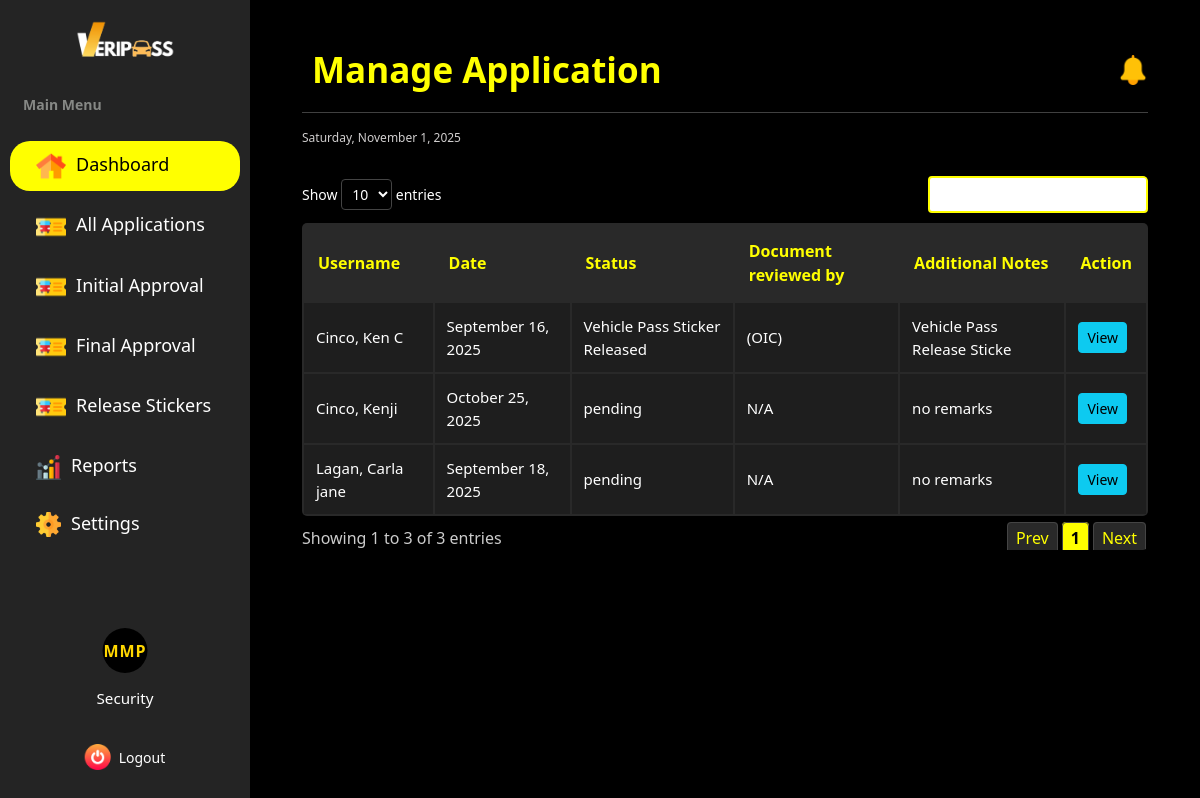
Screenshot of /dashboard/security/manage_application/ (signed in) with the database file from the repository.
### vehicle_pass/models.py (models this page shows, shortened)
class BaseModel(models.Model):
    created_at = models.DateTimeField(auto_now_add=True, db_index=True)
    updated_at = models.DateTimeField(auto_now=True)
    class Meta:
        abstract = True

class Registration(BaseModel):
    STATUS_CHOICES = [
        ('no application', 'No Application'),
        ('application submitted', 'Application Submitted'),
        ('initial approval', 'Waiting for Approval by OIC'),
        ('final approval', 'Waiting for Final Approval by GSO - Director'),
        ('approved', 'Approved'),
        ('sticker released', 'Vehicle Pass Sticker Released'),
        ('rejected', 'Rejected')
    ]
    registration_number = models.BigAutoField(primary_key=True)
    user = models.ForeignKey(UserProfile, on_delete=models.CASCADE)
    vehicle = models.ForeignKey(Vehicle, on_delete=models.CASCADE)
    files = models.URLField(max_length=255)
    status = models.CharField(max_length=85, choices=STATUS_CHOICES, default='no application')
    remarks = models.TextField(null=True)
    initial_approved_by = models.ForeignKey(SecurityProfile, on_delete=models.CASCADE, related_name='initial_approval', null=True, blank=True)
    final_approved_by = models.ForeignKey(SecurityProfile, on_delete=models.CASCADE, related_name='final_approval', null=True, blank=True)
    date_of_filing = models.DateTimeField(auto_now_add=True)
    sticker_released_date = models.DateField(blank=True, null=True)
    e_signature = models.ImageField(upload_to='signature/')
    printed_name = models.CharField(max_length=125)
    signature_date = models.DateTimeField(null=True, blank=True)

class UserProfile(BaseModel):
    ROLE_CHOICES = [('user', 'User'),
        ('security', 'Security'),
        ('admin', 'Admin')
        ]
    SCHOOL_ROLE_CHOICES = [('student', 'Student'),
                           ('faculty & staff', 'Faculty and Staff'),
                           ('university official', 'University Official')
    ]
    COLLEGE_CHOICES = [('CAD', 'College of Architecture and Design'),
                       ('CAH', 'College of Arts and Humanities'),
                       ('CBA', 'College of Business and Accountancy'),
                       ('CCJE', 'College of Criminal Justice and Education'),
                       ('CoE', 'College of Engineering'),
                       ('CHTM', 'College of Hospitality Management and Tourism'),
                       ('CNHS', 'College of Nursing and Health Sciences'),
                       ('CS', 'College of Sciences'),
                       ('CTE', 'College of Teacher Education'),
    ]
    YEAR_LEVEL_CHOICES = [('first year', 'First Year'),
                          ('second year', 'Second Year'),
                          ('third year', 'Third Year'),
                          ('fourth year', 'Fourth year'),
                          ('fifth year', 'Fifth Year')
    ]
    OFFICE_CHOICES = [
        ('university president', 'University President'),
        ('university president coa', 'University President COA'),
        ('office of the university secretary', 'Office of the University Secretary'),
        ('legal office', 'Legal Office (Data Privacy Office)'),
        ('planning and development office', 'Planning and Development Office'),
        ('office of the internal audit services', 'Office of the Internal Audit Services (QMS)'),
        ('public information office', 'Public Information Office'),
        ('alumni affairs office', 'Alumni Affairs Office'),
        ('academic council', 'Academic Council'),
        ('administrative council', 'Administrative Council'),
        ('research and extension council', 'Research and Extension Council'),
        ('management committee', 'Management Committee'),
        ('university ethics committee', 'University Ethics Committee'),
        ('gender and development office', 'Gender and Development Office'),
        ('international affairs and linkages office', 'International Affairs and Linkages Office'),
        ('office of the vice president for finance and administration', 'Office of the Vice President for Finance and Administration'),
        ('bids and awards committee', 'Bids and Awards Committee'),
        ('administrative management office', 'Administrative Management Office'),
        ('records archives management office', 'Records Archives Management Office'),
        ('human resource management office', 'Human Resource Management Office'),
        ('faculty and staff development unit', 'Faculty and Staff Development Unit'),
        ('health services office', 'Health Services Office'),
        ('management information system information office', 'Management Information System Information Office'),
        ('security office', 'Security Office'),
        ('supply and property management office', 'Supply and Property Management Office'),
        ('disaster risk reduction and management office', 'Disaster Risk Reduction and Management Office'),
        ('project management office', 'Project Management Office'),
        ('general services office', 'General Services Office'),
        ('utility and environmental management office', 'Utility and Environmental Management Office'),
        ('motorpool office', 'Motorpool Office'),
        ('finance management service offices (cfo)', 'Finance Management Service Offices (CFO)'),
        ('accounting office', 'Accounting Office'),
        ('processing unit', 'Processing Unit'),
        ('student accounts & assessment', 'Student Accounts & Assessment'),
        ('financial reporting', 'Financial Reporting'),
        ('budget office', 'Budget Office'),
        ('production services/income generating projects office', 'Production Services/Income Generating Projects Office'),
        ('production', 'Production'),
        ('sifma', 'SIFMA'),
        ('university bookstore', 'University Bookstore'),
        ('auxiliary services - canteen', 'Auxiliary Services - Canteen'),
        ('auxiliary services - hostel', 'Auxiliary Services - Hostel'),
        ('auxiliary services - dormitory', 'Auxiliary Services - Dormitory'),
        ('university printing press', 'University Printing Press'),
        ('procurement office', 'Procurement Office'),
        ('cashiers office', 'Cashier’s Office'),
        ('office of the vice president for research, development and extension', 'Office of the Vice President for Research, Development and Extension'),
        ('university research office', 'University Research Office'),
        ('university extension service office', 'University Extension Service Office'),
        ('intellectual property and technology transfer office', 'Intellectual Property and Technology Transfer Office'),
        ('palawan studies center', 'Palawan Studies Center'),
        ('center for strategy policy and governance', 'Center for Strategy Policy and Governance'),
        ('panrehiyong iv-b sentro ng wikang pilipino', 'Panrehiyong IV-B Sentro ng Wikang Pilipino'),
        ('marine science research center', 'Marine Science Research Center'),
        ('palawan international technology business incubator & startup hub office', 'Palawan International Technology Business Incubator & Startup Hub Office'),
        ('office of the vice president for academic affairs', 'Office of the Vice President for Academic Affairs'),
        ('office of the eteeap', 'Office of the ETEEAP'),
        ('office of the university registrar', 'Office of the University Registrar'),
        ('university quality assurance center', 'University Quality Assurance Center'),
        ('office of the university sports', 'Office of the University Sports'),
        ('office of the curriculum & instructional materials development', 'Office of the Curriculum & Instructional Materials Development'),
        ('office of the student affairs and services', 'Office of the Student Affairs and Services'),
        ('social and cultural affairs (psu band, psu dance troupe, psu singers)', 'Social and Cultural Affairs (PSU Band, PSU Dance Troupe, PSU Singers)'),
        ('office of the university library', 'Office of the University Library'),
        ('psu museum', 'PSU Museum'),
    ]
    WORKPLACE_CHOICES = OFFICE_CHOICES + COLLEGE_CHOICES
    corporate_email = models.EmailField(max_length=50, unique=True)
    password = models.CharField(max_length=128)
    contact = models.CharField(max_length=14)
    lastname = models.CharField(max_length=25)
    firstname = models.CharField(max_length=50)
    middlename = models.CharField(max_length=25, blank=True, null=True)
    suffix = models.CharField(max_length=5, blank=True, null=True)
    address = models.CharField(max_length=100, blank=True, null=True)
    dl_number = models.CharField(max_length=25)
    college = models.CharField(max_length=100, choices=COLLEGE_CHOICES ,blank=True, null=True)
    program = models.CharField(max_length=100, blank=True, null=True)
    year_level = models.CharField(max_length=40, choices=YEAR_LEVEL_CHOICES, blank=True, null=True)
    father_name = models.CharField(max_length=100, blank=True, null=True)
    father_contact = models.CharField(max_length=14, blank=True, null=True)
    father_address = models.CharField(max_length=150, blank=True, null=True)
    mother_name = models.CharField(max_length=100, blank=True, null=True)
    mother_contact =models.CharField(max_length=14, blank=True, null=True)
    mother_address = models.CharField(max_length=150, blank=True, null=True)
    guardian_name = models.CharField(max_length=100, blank=True, null=True)
    guardian_contact = models.CharField(max_length=14, blank=True, null=True)
    guardian_address = models.CharField(max_length=150, blank=True, null=True)
    position = models.CharField(max_length=50, blank=True, null=True)
    workplace = models.CharField(max_length=150, choices=WORKPLACE_CHOICES, blank=True, null=True)
    role = models.CharField(max_length=20, choices=ROLE_CHOICES, default='user', null=True)
    school_role = models.CharField(max_length=20, choices=SCHOOL_ROLE_CHOICES, null=True, blank=True)

### vehicle_pass/views.py (the view)
# urls.py: path('dashboard/security/manage_application/', views.SecurityAllApplicationsView.as_view(), name='security_manage_application'),
class SecurityAllApplicationsView(CustomLoginRequiredMixin, ListView):
    model = Registration
    template_name = 'Security/Security_Application.html'
    context_object_name = 'applications'
    paginate_by = 20
    def get_context_data(self, **kwargs):
        context = super().get_context_data(**kwargs)
        context['page_title'] = "All Applications"
        return context

### vehicle_pass/authentication.py (called while the page is built)
    def dispatch(self, request, *args, **kwargs):
        if not request.session.get("user_id"): #overrides the django dispatch
            return redirect("login")  #redirect to login if no active on session
        request.user_profile = get_object_or_404(UserProfile, id=request.session["user_id"])
        return super().dispatch(request, *args, **kwargs)

### vehicle_pass/context_processors.py (called while the page is built)
def admin_user_context(request):
    profile = None
    user_id = request.session.get('user_id')
    if user_id:
        profile = UserProfile.objects.filter(id=user_id).first()
    return {'profile': profile}

def default_user_context(request):
    profile = None
    user_id = request.session.get('user_id')
    if user_id:
        profile = UserProfile.objects.filter(id=user_id).first()
    return {'profile': profile}

def security_user_context(request):
    profile = None
    user_id = request.session.get('user_id')
    if user_id:
        profile = UserProfile.objects.filter(id=user_id).first()
    return {'profile': profile}

### templates/Security/Security_Application.html (shortened to what this page needs)
{% extends "includes/security_sidebar.html" %}
{% load static %}
{% block extra_css %}
    <link rel="stylesheet" href="https://cdn.datatables.net/responsive/2.4.1/css/responsive.dataTables.min.css">
    <link rel="stylesheet" href="{% static 'css/security-dashboard-style.css' %}">
    <link rel="stylesheet" href="{% static 'css/sidebar.css' %}">
{% endblock %}
{% block content %}
<div class="main-content flex-grow-1 ms-uto">
    <div class="container-fluid py-1">
        <div class="d-flex justify-content-between align-items-center">
            <h2 class="title mb-3 mb-md-0">Manage Application</h2>
            <div class="d-flex align-items-center gap-3">
                <a href="Announcements.html" class="text-decoration-none position-relative">
                    <img src="{% static 'images/notification.png' %}" alt="Notifications" width="30" height="30">
                </a>
            </div>
        </div>
        <hr>
        <small><span id="date"></span></small>
        <br>
        <section class="table-container">
            <table id="myTable" class="users-table">
                <thead>
                    <tr>
                        <th>Username</th>
                        <th>Date</th>
                        <th>Status</th>
                        <th>Document reviewed by</th>
                        <th>Additional Notes</th>
                        <th>Action</th>
                    </tr>
                </thead>
                <tbody>
                {% for application in applications %}
                    <tr>
                    <td>{{ application.user.lastname }}, {{ application.user.firstname }} {{ application.user.middlename|default_if_none:""|slice:":1" }} {{ application.user.suffix|default_if_none:"" }}</td>
                    <td>{{ application.created_at|date:"F d, Y" }}</td>
                    <td>{{ application.get_status_display }}</td>
                    <td>
                        {% if application.initial_approved_by %}
                            {{ application.initial_approved_by.user.get_full_name }} (OIC)
                        {% elif application.final_approved_by %}
                            {{ application.final_approved_by.user.get_full_name }} (Director)
                        {% else %}
                            N/A
                        {% endif %}
                    </td>
                    <td>{{ application.remarks|default_if_none:"no remarks" }}</td>
                    <td>
                        <a href="{% url 'security_view_specific_application' application.pk %}" class="btn btn-sm btn-info">View</a>
                        </td>
                    </tr>
                {% endfor %}
                </tbody>
            </table>
        </section>
    </div>
</div>
{% endblock %}

### static/css/sidebar.css (style rules this page uses)
@media (min-width: 1200px) { .main-content { margin-left: 250px; width: calc(100% - 250px); padding: 30px; transition: margin-left 0.3s ease, width 0.3s ease; } }

### static/css/security-dashboard-style.css (style rules this page uses)
* { margin: 0; padding: 0; box-sizing: border-box; }
body { font-family: system-ui, -apple-system, BlinkMacSystemFont, 'Segoe UI', Roboto, Oxygen, Ubuntu, Cantarell, 'Open Sans', 'Helvetica Neue', sans-serif !important; display: flex; background-color: black !important; color: white !important; transition: all 0.3s ease; }
.title { margin: 0; font-size: 35px; display: flex; align-items: center; font-weight: bold; color: yellow; justify-content: space-between; padding: 5px 10px; }
#date { font-size: 12px; color: rgb(208, 206, 206) !important; margin: 0; display: flex; align-items: center; margin-bottom: 5px; }
.table-container { background: rgb(0, 0, 0); padding: 2px; border-radius: 5px; }
.users-table { width: 100%; border-collapse: separate; border-radius: 5px; background-color: #292929; color: white; }
.users-table th { font-weight: bold; padding: 14px; color: yellow; font-size: 16px; }
.users-table td { padding: 12px; font-size: 15px; }
.users-table tr { color: white; }
.users-table tbody tr:nth-child(odd) { background-color: #1e1e1e !important; }
.users-table tbody tr:nth-child(even) { background-color: #1e1e1e !important; }
.users-table th:first-child { cursor: pointer; }
@media (min-width: 1200px) { .main-content { margin-left: 250px; width: calc(100% - 250px); padding: 30px; } }
.users-table { font-size: 14px; }
.table-container { padding: 0; overflow-x: auto; }

### templates/Security/Security_Application.html (style rules this page uses)
.main-content { flex-grow: 1; padding: 20px; margin-left: auto; }

### rows the page displays
Registration: user.lastname "Cinco", user.firstname "Ken", user.middlename "C", created_at "September 16, 2025", status "Vehicle Pass Sticker Released", remarks "Vehicle Pass Release Sticke"
Registration: user.lastname "Lagan", user.firstname "Carla jane", created_at "September 18, 2025", status "pending", shows "N/A", remarks "no remarks"
Registration: user.lastname "Cinco", user.firstname "Kenji", created_at "October 25, 2025", status "pending", shows "N/A", remarks "no remarks"

### other values shown
{{ initials|default:'A' }} "MMP"
